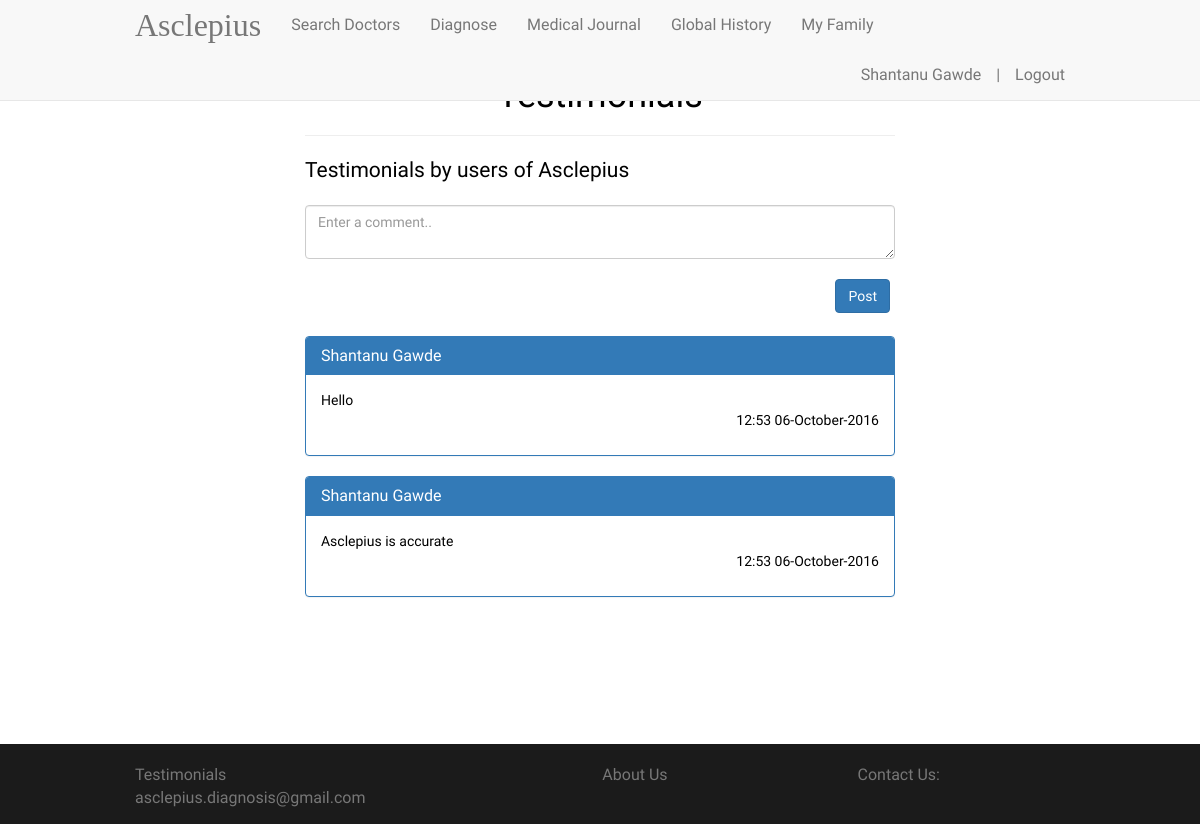
Before: /testimonial (signed in) with the older database file.
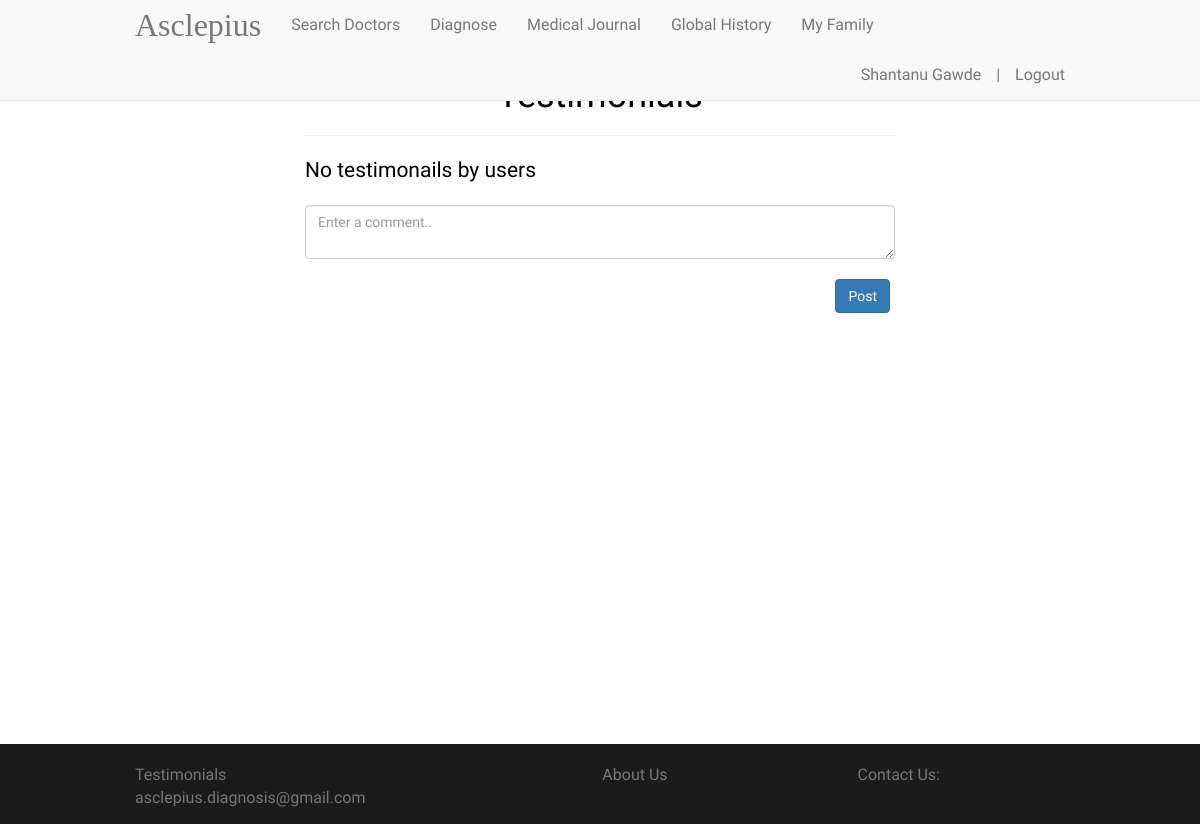
After: the same page with the newer database file.
### app/models.py (models this page shows, shortened)
class Post(db.Model):
    __tablename__ = 'posts'
    id = db.Column(db.Integer, primary_key=True)
    name = db.Column(db.String(100))
    content = db.Column(db.String(360))
    date = db.Column(db.DateTime)

### app/views.py (the view)
@app.route('/testimonial', methods=['GET', 'POST'])
@login_required
def testimonial():
    posts = Post.query.order_by(desc(Post.date)).all()
    list_posts = list()
    for i in posts:
        dict_posts = dict()
        dict_posts["id"] = i.id
        dict_posts["name"] = i.name
        dict_posts["content"] = i.content
        dict_posts["date"] = i.date
        list_posts.append(dict_posts)
    return render_template('testimonial.html', posts=list_posts)

### app/models.py (called while the page is built)
@login_manager.user_loader
def load_user(user_id):
    return User.query.get(int(user_id))

### app/views.py (called while the page is built)
@app.before_request
def before_request():
    g.user = current_user

### app/templates/testimonial.html (shortened to what this page needs)
{% extends "base.html" %}
{% block content %}
<div class="container" style="padding-top: 3%;display: none">
    <div class="col-md-8 col-md-offset-2" style="color: black">
        <div class="page-header">
            <h1 style="text-align: center">Testimonials</h1>
        </div>
        {% if posts|length > 0 %}
        <p class="lead" style="margin-top: 20px">Testimonials by users of Asclepius</p>
        {% else %}
        <p class="lead" style="margin-top: 20px">No testimonails by users</p>
        {% endif %}
        <textarea class="form-control" row="5" style="width: 100%" id="postcomment" placeholder="Enter a comment.."></textarea>
		<div class = "row">
			<div class = "pull-right" style="text-align: right; width: 100%; margin-top: 20px; margin-right: 20px;">
				<button id="submitpost" class="btn btn-primary">Post</button>
			</div>
		</div>
		<br>
			<div id="all_posts" style="margin-bottom: 50px">
                {% for post in posts %}
					<div class="panel panel-primary">
					  <div class="panel-heading">
						<h3 class="panel-title">{{post.name}}</h3>
					  </div>
					  <div class="panel-body" style="font-size:14px">
						{{post.content}}
						<p style="text-align:right;font-size:14px">{{post.date.strftime('%H:%M %d-%B-%Y')}}</p>
					  </div>
					</div>
                {% endfor %}
			</div>
    </div>
</div>
{% endblock %}

Changed rows visible on the page:
removed Post: name "Shantanu Gawde", content "Hello", date "12:53 06-October-2016"
removed Post: name "Shantanu Gawde", content "Asclepius is accurate", date "12:53 06-October-2016"
Other visible differences:
text no longer shown: "Testimonials by users of Asclepius"
text now shown: "No testimonails by users"
